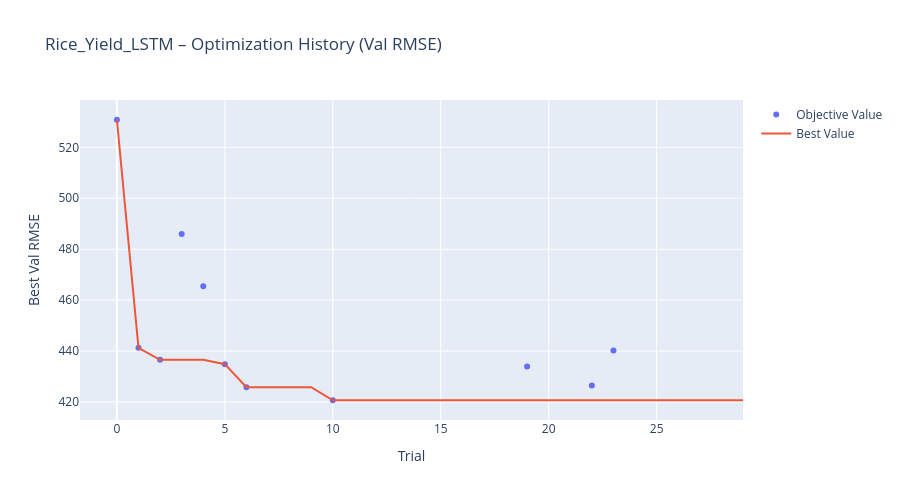
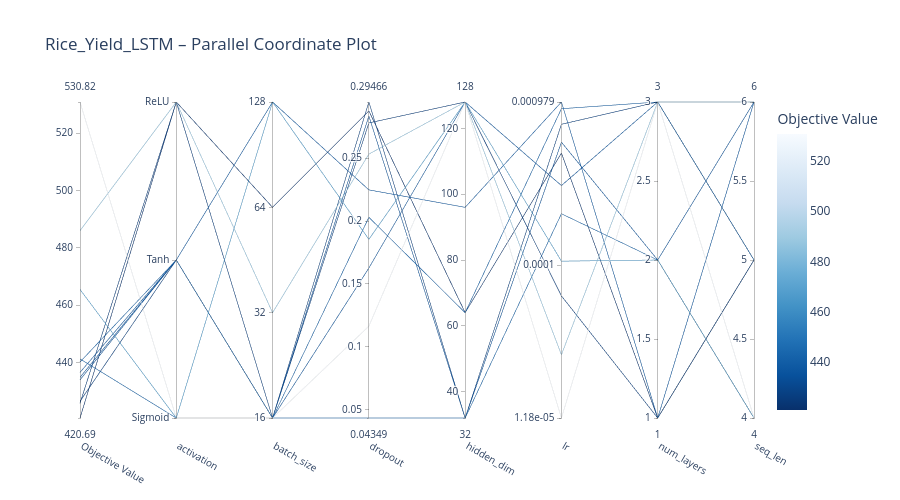
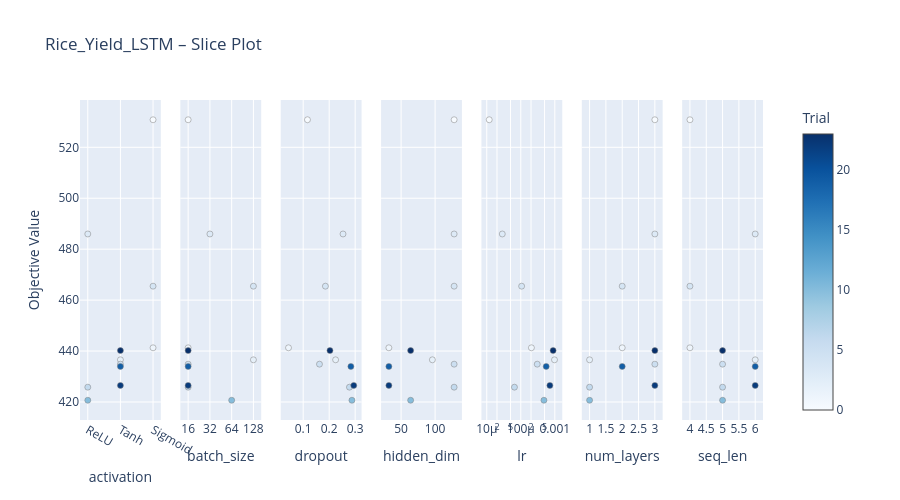
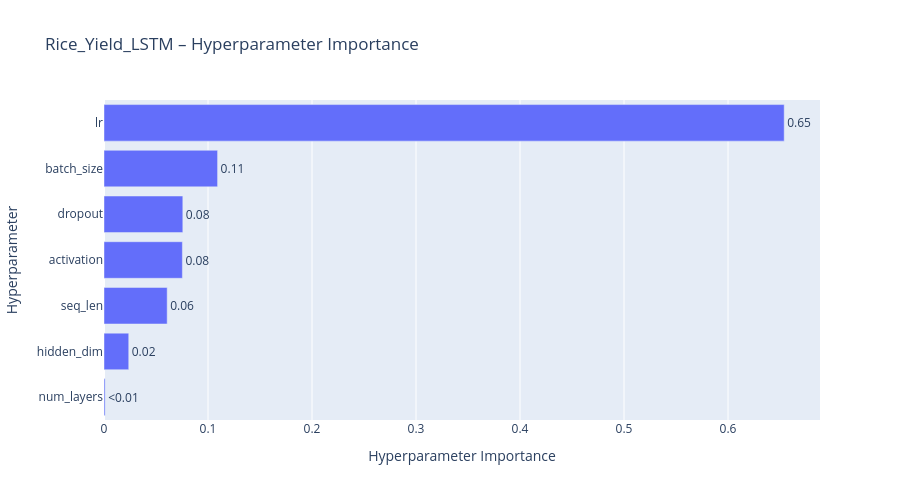

Notebook cell for these charts, in order:
### Code cell
# Optuna Visualizations
name = f"{CHOSEN_CROP.capitalize()}_Yield_LSTM"

# 1. Optimization History (best value over trials)
fig = plot_optimization_history(study)
fig.update_layout(
    title=f"{name} – Optimization History (Val RMSE)",
    xaxis_title="Trial",
    yaxis_title="Best Val RMSE",
    width=900,
    height=500,
)
fig.show()

# 2. Parallel Coordinate Plot (how hyperparams interact)
fig = plot_parallel_coordinate(study)
fig.update_layout(
    title=f"{name} – Parallel Coordinate Plot",
    width=900,
    height=500,
)
fig.show()

# 3. Slice Plot (effect of each hyperparameter individually)
fig = plot_slice(study)
fig.update_layout(
    title=f"{name} – Slice Plot",
    width=900,
    height=500,
)
fig.show()

# 4. Hyperparameter Importance (which params matter most)
try:
    fig = plot_param_importances(study)
    fig.update_layout(
        title=f"{name} – Hyperparameter Importance",
        width=900,
        height=500,
    )
    fig.show()
except (ValueError, RuntimeError) as e:
    print(f"Could not plot parameter importance: {e}")

### Figure 1 — Plotly figure (JSON) as saved in the notebook; plotly's stock layout.template omitted (floating-point values rounded to 4 significant figures)
{"data": [{"mode": "markers", "name": "Objective Value", "type": "scatter", "x": [0, 1, 2, 3, 4, 5, 6, 10, 19, 22, 23], "y": [530.8, 441.3, 436.6, 486.0, 465.5, 434.9, 425.8, 420.7, 434.0, 426.5, 440.2]}, {"mode": "lines", "name": "Best Value", "type": "scatter", "x": [0, 1, 2, 3, 4, 5, 6, 7, 8, 9, 10, 11, 12, 13, 14, 15, 16, 17, 18, 19, 20, 21, 22, 23, 24, 25, 26, 27, 28, 29], "y": [530.8, 441.3, 436.6, 436.6, 436.6, 434.9, 425.8, 425.8, 425.8, 425.8, 420.7, 420.7, 420.7, 420.7, 420.7, 420.7, 420.7, 420.7, 420.7, 420.7, 420.7, 420.7, 420.7, 420.7, 420.7, 420.7, 420.7, 420.7, 420.7, 420.7]}, {"marker": {"color": "#cccccc"}, "mode": "markers", "name": "Infeasible Trial", "showlegend": false, "type": "scatter", "x": [], "y": []}], "layout": {"height": 500, "title": {"text": "Rice_Yield_LSTM – Optimization History (Val RMSE)"}, "width": 900, "xaxis": {"title": {"text": "Trial"}}, "yaxis": {"title": {"text": "Best Val RMSE"}}}}

### Figure 2 — Plotly figure (JSON) as saved in the notebook; plotly's stock layout.template omitted (floating-point values rounded to 4 significant figures)
{"data": [{"dimensions": [{"label": "Objective Value", "range": [420.7, 530.8], "values": [530.8, 441.3, 434.9, 425.8, 434.0, 426.5, 440.2, 486.0, 420.7, 436.6, 465.5]}, {"label": "activation", "range": [0, 2], "ticktext": ["Sigmoid", "Tanh", "ReLU"], "tickvals": [0, 1, 2], "values": [0, 0, 1, 2, 1, 1, 1, 2, 2, 1, 0]}, {"label": "batch_size", "range": [0, 3], "ticktext": ["16", "32", "64", "128"], "tickvals": [0, 1, 2, 3], "values": [0, 0, 0, 0, 0, 0, 0, 1, 2, 3, 3]}, {"label": "dropout", "range": [0.04349, 0.2947], "values": [0.1165, 0.04349, 0.1627, 0.278, 0.2835, 0.2947, 0.203, 0.2533, 0.2876, 0.2248, 0.1855]}, {"label": "hidden_dim", "range": [32, 128], "values": [128, 32, 128, 128, 32, 32, 64, 128, 64, 96, 128]}, {"label": "lr", "range": [-4.927, -3.009], "ticktext": ["1.18e-05", "0.0001", "0.000979"], "tickvals": [-4.927, -4, -3.009], "values": [-4.927, -3.688, -3.516, -4.186, -3.253, -3.144, -3.05, -4.543, -3.319, -3.009, -3.975]}, {"label": "num_layers", "range": [1, 3], "values": [3, 2, 3, 1, 2, 3, 3, 3, 1, 1, 2]}, {"label": "seq_len", "range": [4, 6], "values": [4, 4, 5, 5, 6, 6, 5, 6, 5, 6, 4]}], "labelangle": 30, "labelside": "bottom", "line": {"color": [530.8, 441.3, 434.9, 425.8, 434.0, 426.5, 440.2, 486.0, 420.7, 436.6, 465.5], "colorbar": {"title": {"text": "Objective Value"}}, "colorscale": [[0, "rgb(247,251,255)"], [0.125, "rgb(222,235,247)"], [0.25, "rgb(198,219,239)"], [0.375, "rgb(158,202,225)"], [0.5, "rgb(107,174,214)"], [0.625, "rgb(66,146,198)"], [0.75, "rgb(33,113,181)"], [0.875, "rgb(8,81,156)"], [1, "rgb(8,48,107)"]], "reversescale": true, "showscale": true}, "type": "parcoords"}], "layout": {"height": 500, "title": {"text": "Rice_Yield_LSTM – Parallel Coordinate Plot"}, "width": 900}}

### Figure 3 — Plotly figure (JSON) as saved in the notebook; plotly's stock layout.template omitted (floating-point values rounded to 4 significant figures)
{"data": [{"marker": {"color": [0, 1, 2, 3, 4, 5, 6, 10, 19, 22, 23], "colorbar": {"title": {"text": "Trial"}, "x": 1, "xpad": 40}, "colorscale": [[0, "rgb(247,251,255)"], [0.125, "rgb(222,235,247)"], [0.25, "rgb(198,219,239)"], [0.375, "rgb(158,202,225)"], [0.5, "rgb(107,174,214)"], [0.625, "rgb(66,146,198)"], [0.75, "rgb(33,113,181)"], [0.875, "rgb(8,81,156)"], [1, "rgb(8,48,107)"]], "line": {"color": "Grey", "width": 0.5}, "showscale": true}, "mode": "markers", "name": "Feasible Trial", "showlegend": false, "type": "scatter", "x": ["Sigmoid", "Sigmoid", "Tanh", "ReLU", "Sigmoid", "Tanh", "ReLU", "ReLU", "Tanh", "Tanh", "Tanh"], "xaxis": "x", "y": [530.8, 441.3, 436.6, 486.0, 465.5, 434.9, 425.8, 420.7, 434.0, 426.5, 440.2], "yaxis": "y"}, {"marker": {"color": [0, 1, 2, 3, 4, 5, 6, 10, 19, 22, 23], "colorbar": {"title": {"text": "Trial"}, "x": 1, "xpad": 40}, "colorscale": [[0, "rgb(247,251,255)"], [0.125, "rgb(222,235,247)"], [0.25, "rgb(198,219,239)"], [0.375, "rgb(158,202,225)"], [0.5, "rgb(107,174,214)"], [0.625, "rgb(66,146,198)"], [0.75, "rgb(33,113,181)"], [0.875, "rgb(8,81,156)"], [1, "rgb(8,48,107)"]], "line": {"color": "Grey", "width": 0.5}, "showscale": false}, "mode": "markers", "name": "Feasible Trial", "showlegend": false, "type": "scatter", "x": [16, 16, 128, 32, 128, 16, 16, 64, 16, 16, 16], "xaxis": "x2", "y": [530.8, 441.3, 436.6, 486.0, 465.5, 434.9, 425.8, 420.7, 434.0, 426.5, 440.2], "yaxis": "y2"}, {"marker": {"color": [0, 1, 2, 3, 4, 5, 6, 10, 19, 22, 23], "colorbar": {"title": {"text": "Trial"}, "x": 1, "xpad": 40}, "colorscale": [[0, "rgb(247,251,255)"], [0.125, "rgb(222,235,247)"], [0.25, "rgb(198,219,239)"], [0.375, "rgb(158,202,225)"], [0.5, "rgb(107,174,214)"], [0.625, "rgb(66,146,198)"], [0.75, "rgb(33,113,181)"], [0.875, "rgb(8,81,156)"], [1, "rgb(8,48,107)"]], "line": {"color": "Grey", "width": 0.5}, "showscale": false}, "mode": "markers", "name": "Feasible Trial", "showlegend": false, "type": "scatter", "x": [0.1165, 0.04349, 0.2248, 0.2533, 0.1855, 0.1627, 0.278, 0.2876, 0.2835, 0.2947, 0.203], "xaxis": "x3", "y": [530.8, 441.3, 436.6, 486.0, 465.5, 434.9, 425.8, 420.7, 434.0, 426.5, 440.2], "yaxis": "y3"}, {"marker": {"color": [0, 1, 2, 3, 4, 5, 6, 10, 19, 22, 23], "colorbar": {"title": {"text": "Trial"}, "x": 1, "xpad": 40}, "colorscale": [[0, "rgb(247,251,255)"], [0.125, "rgb(222,235,247)"], [0.25, "rgb(198,219,239)"], [0.375, "rgb(158,202,225)"], [0.5, "rgb(107,174,214)"], [0.625, "rgb(66,146,198)"], [0.75, "rgb(33,113,181)"], [0.875, "rgb(8,81,156)"], [1, "rgb(8,48,107)"]], "line": {"color": "Grey", "width": 0.5}, "showscale": false}, "mode": "markers", "name": "Feasible Trial", "showlegend": false, "type": "scatter", "x": [128, 32, 96, 128, 128, 128, 128, 64, 32, 32, 64], "xaxis": "x4", "y": [530.8, 441.3, 436.6, 486.0, 465.5, 434.9, 425.8, 420.7, 434.0, 426.5, 440.2], "yaxis": "y4"}, {"marker": {"color": [0, 1, 2, 3, 4, 5, 6, 10, 19, 22, 23], "colorbar": {"title": {"text": "Trial"}, "x": 1, "xpad": 40}, "colorscale": [[0, "rgb(247,251,255)"], [0.125, "rgb(222,235,247)"], [0.25, "rgb(198,219,239)"], [0.375, "rgb(158,202,225)"], [0.5, "rgb(107,174,214)"], [0.625, "rgb(66,146,198)"], [0.75, "rgb(33,113,181)"], [0.875, "rgb(8,81,156)"], [1, "rgb(8,48,107)"]], "line": {"color": "Grey", "width": 0.5}, "showscale": false}, "mode": "markers", "name": "Feasible Trial", "showlegend": false, "type": "scatter", "x": [1.182e-05, 0.0002053, 0.000979, 2.862e-05, 0.0001059, 0.0003045, 6.513e-05, 0.0004794, 0.0005579, 0.000717, 0.0008913], "xaxis": "x5", "y": [530.8, 441.3, 436.6, 486.0, 465.5, 434.9, 425.8, 420.7, 434.0, 426.5, 440.2], "yaxis": "y5"}, {"marker": {"color": [0, 1, 2, 3, 4, 5, 6, 10, 19, 22, 23], "colorbar": {"title": {"text": "Trial"}, "x": 1, "xpad": 40}, "colorscale": [[0, "rgb(247,251,255)"], [0.125, "rgb(222,235,247)"], [0.25, "rgb(198,219,239)"], [0.375, "rgb(158,202,225)"], [0.5, "rgb(107,174,214)"], [0.625, "rgb(66,146,198)"], [0.75, "rgb(33,113,181)"], [0.875, "rgb(8,81,156)"], [1, "rgb(8,48,107)"]], "line": {"color": "Grey", "width": 0.5}, "showscale": false}, "mode": "markers", "name": "Feasible Trial", "showlegend": false, "type": "scatter", "x": [3, 2, 1, 3, 2, 3, 1, 1, 2, 3, 3], "xaxis": "x6", "y": [530.8, 441.3, 436.6, 486.0, 465.5, 434.9, 425.8, 420.7, 434.0, 426.5, 440.2], "yaxis": "y6"}, {"marker": {"color": [0, 1, 2, 3, 4, 5, 6, 10, 19, 22, 23], "colorbar": {"title": {"text": "Trial"}, "x": 1, "xpad": 40}, "colorscale": [[0, "rgb(247,251,255)"], [0.125, "rgb(222,235,247)"], [0.25, "rgb(198,219,239)"], [0.375, "rgb(158,202,225)"], [0.5, "rgb(107,174,214)"], [0.625, "rgb(66,146,198)"], [0.75, "rgb(33,113,181)"], [0.875, "rgb(8,81,156)"], [1, "rgb(8,48,107)"]], "line": {"color": "Grey", "width": 0.5}, "showscale": false}, "mode": "markers", "name": "Feasible Trial", "showlegend": false, "type": "scatter", "x": [4, 4, 6, 6, 4, 5, 5, 5, 6, 6, 5], "xaxis": "x7", "y": [530.8, 441.3, 436.6, 486.0, 465.5, 434.9, 425.8, 420.7, 434.0, 426.5, 440.2], "yaxis": "y7"}], "layout": {"height": 500, "title": {"text": "Rice_Yield_LSTM – Slice Plot"}, "width": 900, "xaxis": {"anchor": "y", "categoryarray": ["ReLU", "Tanh", "Sigmoid"], "categoryorder": "array", "domain": [0, 0.1184], "title": {"text": "activation"}, "type": "category"}, "xaxis2": {"anchor": "y2", "categoryarray": [16, 32, 64, 128], "categoryorder": "array", "domain": [0.1469, 0.2653], "title": {"text": "batch_size"}, "type": "category"}, "xaxis3": {"anchor": "y3", "domain": [0.2939, 0.4122], "title": {"text": "dropout"}}, "xaxis4": {"anchor": "y4", "domain": [0.4408, 0.5592], "title": {"text": "hidden_dim"}}, "xaxis5": {"anchor": "y5", "domain": [0.5878, 0.7061], "title": {"text": "lr"}, "type": "log"}, "xaxis6": {"anchor": "y6", "domain": [0.7347, 0.8531], "title": {"text": "num_layers"}}, "xaxis7": {"anchor": "y7", "domain": [0.8816, 1.0], "title": {"text": "seq_len"}}, "yaxis": {"anchor": "x", "domain": [0, 1], "title": {"text": "Objective Value"}}, "yaxis2": {"anchor": "x2", "domain": [0, 1], "matches": "y", "showticklabels": false}, "yaxis3": {"anchor": "x3", "domain": [0, 1], "matches": "y", "showticklabels": false}, "yaxis4": {"anchor": "x4", "domain": [0, 1], "matches": "y", "showticklabels": false}, "yaxis5": {"anchor": "x5", "domain": [0, 1], "matches": "y", "showticklabels": false}, "yaxis6": {"anchor": "x6", "domain": [0, 1], "matches": "y", "showticklabels": false}, "yaxis7": {"anchor": "x7", "domain": [0, 1], "matches": "y", "showticklabels": false}}}

### Figure 4 — Plotly figure (JSON) as saved in the notebook; plotly's stock layout.template omitted (floating-point values rounded to 4 significant figures)
{"data": [{"cliponaxis": false, "hovertemplate": ["num_layers (IntDistribution): 0.0010792895806789069<extra></extra>", "hidden_dim (IntDistribution): 0.023788765663199676<extra></extra>", "seq_len (IntDistribution): 0.060750737580335015<extra></extra>", "activation (CategoricalDistribution): 0.07537038637325413<extra></extra>", "dropout (FloatDistribution): 0.07578253003580951<extra></extra>", "batch_size (CategoricalDistribution): 0.1092063777431419<extra></extra>", "lr (FloatDistribution): 0.6540219130235807<extra></extra>"], "name": "Objective Value", "orientation": "h", "text": ["<0.01", "0.02", "0.06", "0.08", "0.08", "0.11", "0.65"], "textposition": "outside", "type": "bar", "x": [0.001079, 0.02379, 0.06075, 0.07537, 0.07578, 0.1092, 0.654], "y": ["num_layers", "hidden_dim", "seq_len", "activation", "dropout", "batch_size", "lr"]}], "layout": {"height": 500, "title": {"text": "Rice_Yield_LSTM – Hyperparameter Importance"}, "width": 900, "xaxis": {"title": {"text": "Hyperparameter Importance"}}, "yaxis": {"title": {"text": "Hyperparameter"}}}}
